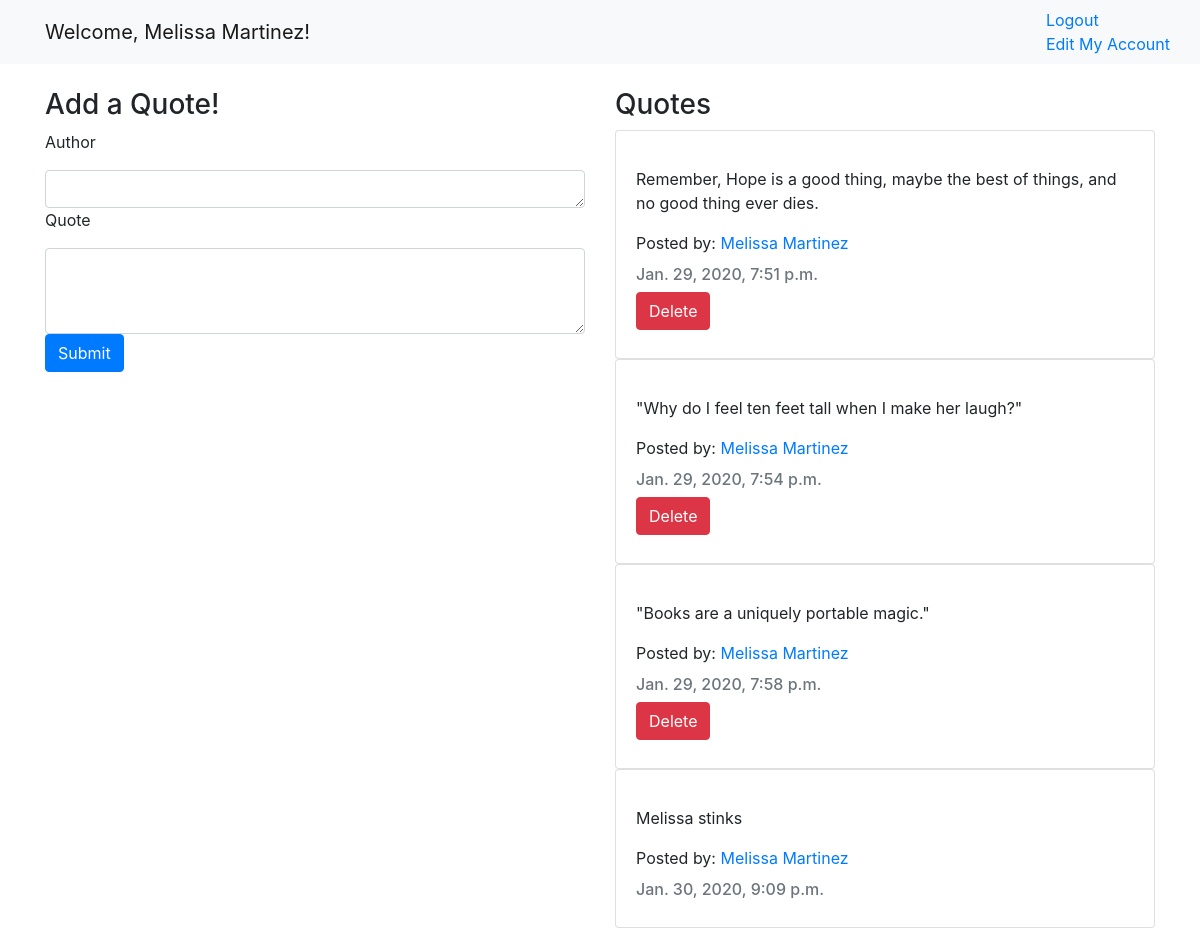
Page /success (signed in) on the committed database.
### quotes_app/models.py (models this page shows)
class User(models.Model):
    first_name = models.CharField(max_length=60)
    last_name = models.CharField(max_length=60)
    email = models.CharField(max_length=60)
    password = models.CharField(max_length=60)
    created_at = models.DateTimeField(auto_now_add=True)
    updated_at = models.DateTimeField(auto_now=True)
    objects = UserManager()

class Message(models.Model):
    text = models.TextField()
    author = models.CharField(max_length = 100)
    user_related = models.ForeignKey('User', on_delete=models.CASCADE, related_name="user_messaged")
    created_at = models.DateTimeField(auto_now_add=True)
    updated_at = models.DateTimeField(auto_now=True)
    objects = MessageManager()

### quotes_app/views.py (the view)
# urls.py: path('success', views.success, name='success'),
def success(request):
    user_id = request.session.get('user_id')
    if user_id is None:
        messages.error(request, "Please log in or register")
        return redirect('/')
    context = {
        "user":User.objects.get(id=user_id),
        "all_messages": Message.objects.all(),
    }
    return render(request, 'success.html', context)

### quotes_app/templates/success.html (shortened to what this page needs)
<!DOCTYPE html>
<html lang="en">
<head>
    <link href="https://stackpath.bootstrapcdn.com/bootstrap/4.4.1/css/bootstrap.min.css" rel="stylesheet">
</head>
<body>
    <nav class="navbar navbar-light bg-light">
        <div class="container">
            <a class="navbar-brand">Welcome, {{ user.first_name }} {{ user.last_name }}!</a>
            <div class="justify-content-end">
                <div class='row'>
                    <a href="/logout" class="navbar-item">Logout</a>
                </div>
                <div class='row'>
                    <a href="/account/{{user.id}}/edit">Edit My Account</a>
                </div>
            </div>
        </div>
    </nav>
    <br>
    <div class="container">
            <div class='row'>
                <div class='col'>
                    <h3>Add a Quote!</h3>
                    <form action="/new_message" method="post">
                        <div class="form-group">
                            <p>Author</p>
                            <textarea class="form-control" id="author" rows="1" name="author"></textarea>
                            <p>Quote</p>
                            <textarea class="form-control" id="textarea" rows="3" name="message"></textarea>
                            <button type="submit" class="btn btn-primary mb-2">Submit</button>
                        </div>
                        </form>
                </div>
                <div class='col'>
                    <h3>Quotes</h3>
                    {%for message in all_messages%}
                    <div class="card">
                        <div class="card-body">
                            <p class="card-text">{{message.text}}</p>
                            <p>Posted by: <a href="/profile/{{message.user_related.id}}">{{message.user_related.first_name}}
                                {{message.user_related.last_name}}</a></p>
                            <h6 class="card-subtitle mb-2 text-muted">{{message.created_at}}</h6>
                            {%if message.user_related.id == request.session.user_id%}
                            <form action="/message/{{message.id}}/delete" method="post">
                                <button type="submit" class="btn btn-danger mb-2">Delete</button>
                            </form>
                            {%endif%}
                        </div>
                    </div>
                    {%endfor%}
                </div>
            </div>
    </div>
</body>
</html>

### rows in the picture
User: first_name "Melissa", last_name "Martinez"
Message: text "Remember, Hope is a good thing, maybe the best of things, and no good thing ever dies.", user_related.first_name "Melissa", user_related.last_name "Martinez", created_at "Jan. 29, 2020, 7:51 p.m."
Message: text "\"Why do I feel ten feet tall when I make her laugh?\"", user_related.first_name "Melissa", user_related.last_name "Martinez", created_at "Jan. 29, 2020, 7:54 p.m."
Message: text "\"Books are a uniquely portable magic.\"", user_related.first_name "Melissa", user_related.last_name "Martinez", created_at "Jan. 29, 2020, 7:58 p.m."
Message: text "Melissa stinks", user_related.first_name "Melissa", user_related.last_name "Martinez", created_at "Jan. 30, 2020, 9:09 p.m."
